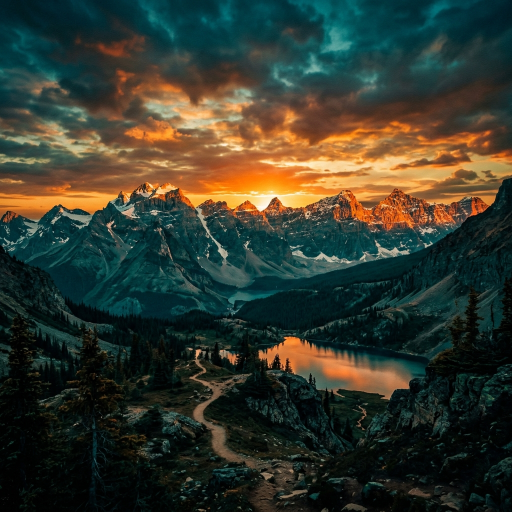
#> input picture sample_graded.png, 1024 x 1024 px (shown at 1/2 size)
$ python -i analyzer.py   (imports and definitions only)   (older library calls are emulated)
#> lines starting #> are read from the running program, lines starting #| are printed output that depends on the picture; after the words box and inside, x2 and y2 are one past the last pixel; in counts of white or black regions, pixels touching at a corner belong together
import cv2
import numpy as np
import math

try:
    import colour
    HAS_COLOUR = True
except ImportError:
    HAS_COLOUR = False

# [8 lines left out: function estimate_cct_mccamy, not called in this run]

def compute_raw_stats(img_rgb):
    """Computes all raw color and tone metrics for the given RGB image."""
    img_float = img_rgb.astype(np.float32) / 255.0

    # Conversions
    img_lab = cv2.cvtColor(img_float, cv2.COLOR_RGB2Lab)
#> img_lab: shape (1024, 1024, 3) float32; mean of channels 0, 1, 2 23.4, -1.5, 6.6
    img_hsv = cv2.cvtColor(img_float, cv2.COLOR_RGB2HSV)
#> img_hsv: shape (1024, 1024, 3) float32; mean H, S, V 126.7, 0.6, 0.3

    L = img_lab[:, :, 0]   # 0 to 100
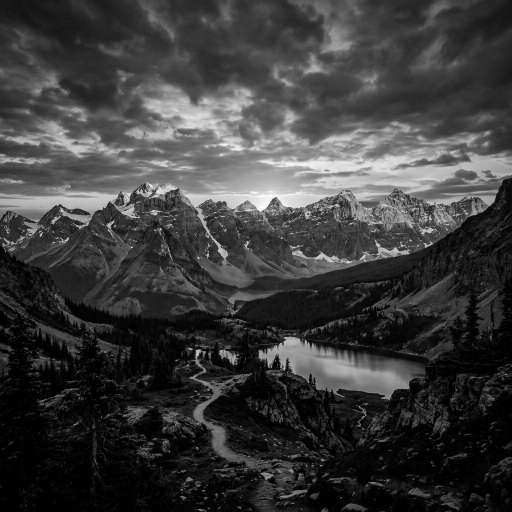
#> L: shape (1024, 1024) float32 (shown at 1/2 size); min 0, max 99.32, mean 23.4; drawn with min black and max white
    a_channel = img_lab[:, :, 1]   # -127 to 127
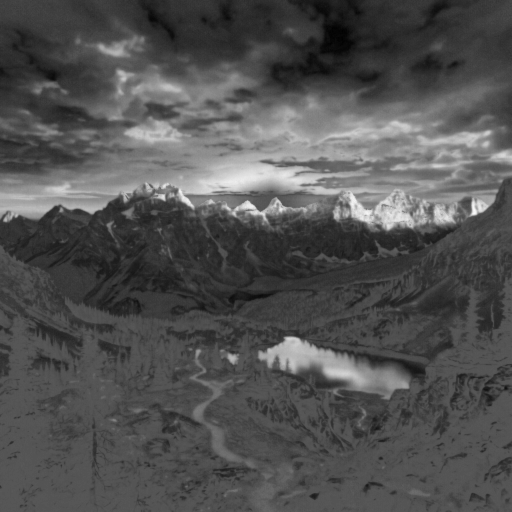
#> a_channel: shape (1024, 1024) float32 (shown at 1/2 size); min -28.88, max 55.95, mean -1.5; drawn with min black and max white
    b_channel = img_lab[:, :, 2]   # -127 to 127
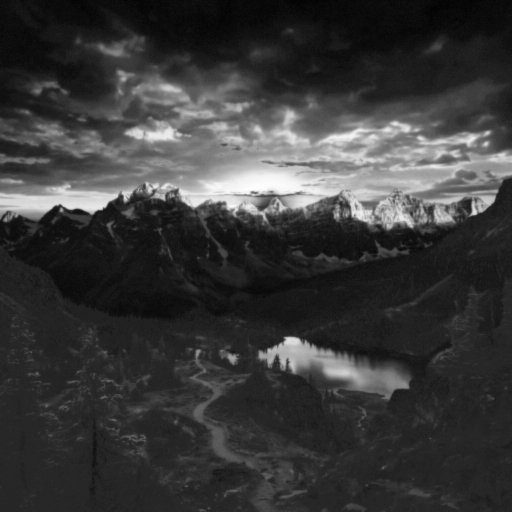
#> b_channel: shape (1024, 1024) float32 (shown at 1/2 size); min -13.67, max 76.17, mean 6.6; drawn with min black and max white

    H = img_hsv[:, :, 0]   # 0 to 360
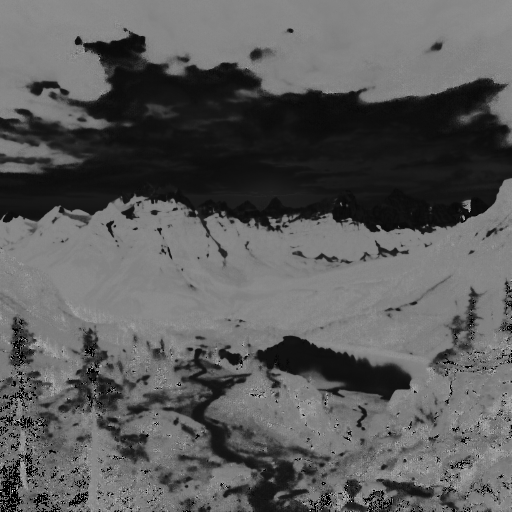
#> H: shape (1024, 1024) float32 (shown at 1/2 size); min 0, max 353.3, mean 126.8; drawn with min black and max white
    S = img_hsv[:, :, 1]   # 0 to 1
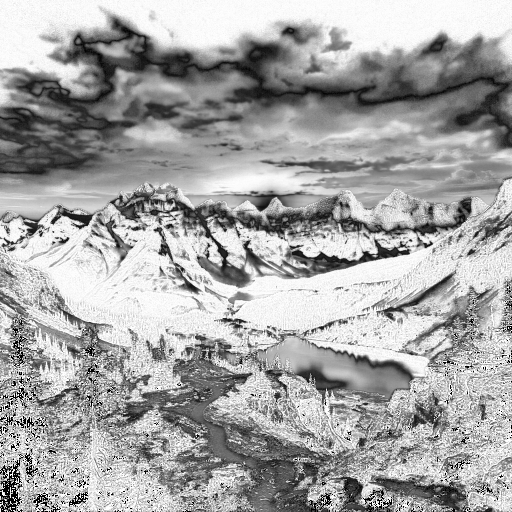
#> S: shape (1024, 1024) float32 (shown at 1/2 size); min 0, max 1, mean 0.649
    V = img_hsv[:, :, 2]   # 0 to 1
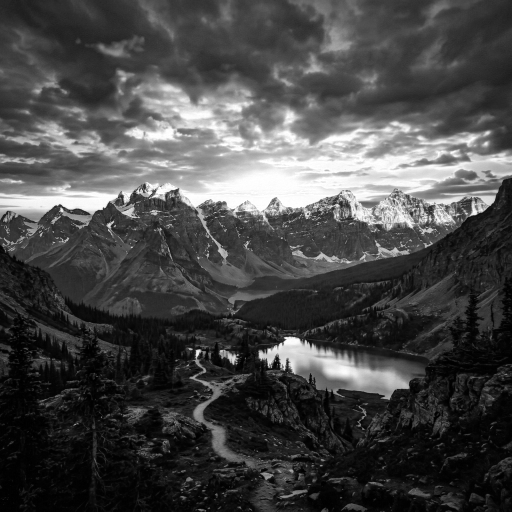
#> V: shape (1024, 1024) float32 (shown at 1/2 size); min 0, max 1, mean 0.28

    # Core tone stats (from L channel)
    mean_L = float(np.mean(L))
#> mean_L = 23.38
    std_L = float(np.std(L))
#> std_L = 20.5

    # Percentiles of L
    p1 = float(np.percentile(L, 1))
#> p1 = 0.275
    p15 = float(np.percentile(L, 15))
#> p15 = 2.55
    p50 = float(np.percentile(L, 50))
#> p50 = 19.31
    p90 = float(np.percentile(L, 90))
#> p90 = 55.55
    p99 = float(np.percentile(L, 99))
#> p99 = 81.61

    # Color Temperature & Tint stats
    mean_a = float(np.mean(a_channel))
#> mean_a = -1.5
    mean_b = float(np.mean(b_channel))
#> mean_b = 6.64

    # Estimate CCT and Duv
    mask = (V > 0.05) & (V < 0.95)
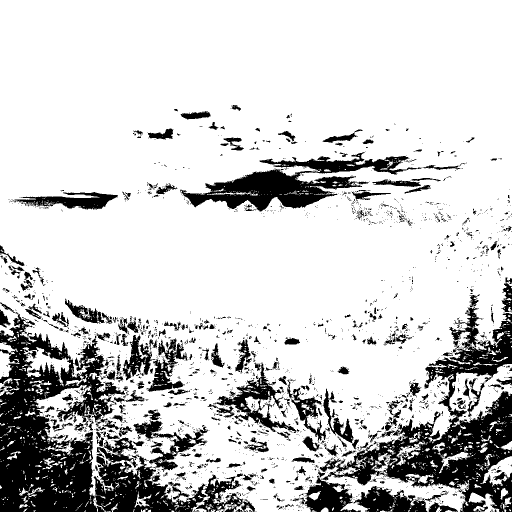
#> mask: shape (1024, 1024) bool (shown at 1/2 size); 80.9% white; 2397 black regions (2056 under 20 px), largest, box (x1, y1, x2, y2) and area: (0, 624, 250, 1024) 49283, (639, 589, 1024, 1024) 43551, (360, 304, 843, 423) 19310
    if np.any(mask):
        mean_rgb = np.mean(img_float[mask], axis=0)
#> mean_rgb = [0.217, 0.247, 0.203]
    else:
        mean_rgb = np.mean(img_float, axis=(0,1))

    cct = 6500.0
    duv = 0.0

    if HAS_COLOUR:
        try:
#> (the run stopped early here; a loop or call above may not have finished)
